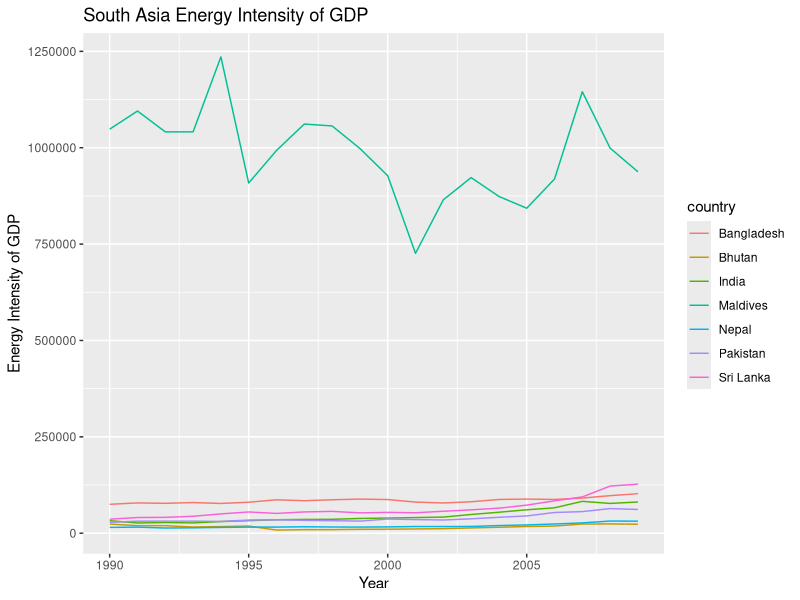
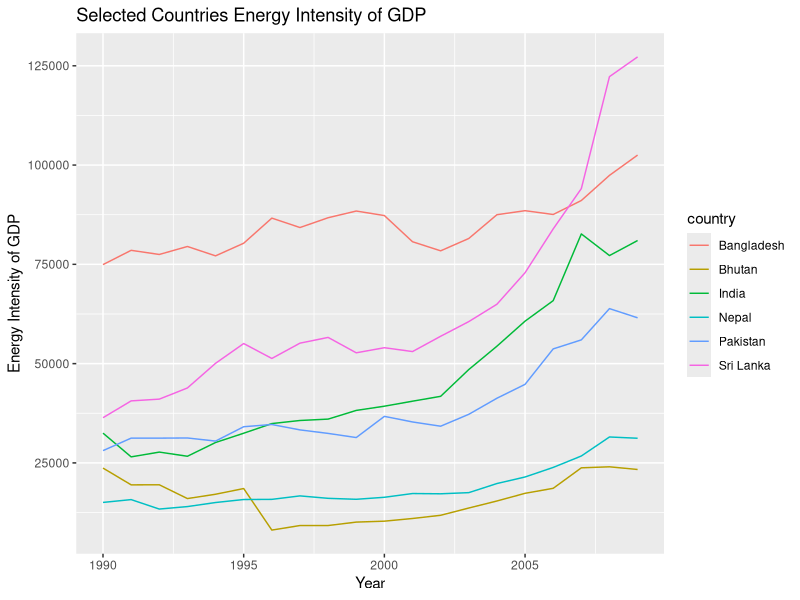
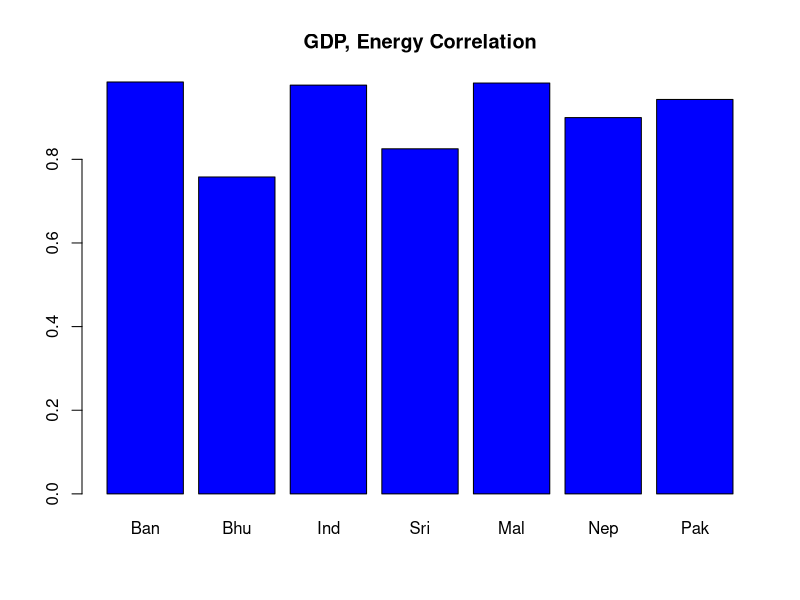

Reproduce these figures in R, in order.
South_Asian_Stats <- read.csv("./South_Asian_Stats.csv")
South_Asian_Stats$EnergyIntensity <- South_Asian_Stats$GDP / South_Asian_Stats$Total.Energy.Consumption
#South_Asian_Stats$ElectricityIntensity <- South_Asian_Stats$GDP / South_Asian_Stats$Electricity.Output
South_Asian_Stats$EnergyPerCapita <- South_Asian_Stats$Total.Energy.Consumption / South_Asian_Stats$Total.Population
South_Asian_Stats$GDPPerCapita <- South_Asian_Stats$GDP / South_Asian_Stats$Total.Population

bangladeshStats <- South_Asian_Stats[South_Asian_Stats$country == "Bangladesh",]
bhutanStats <- South_Asian_Stats[South_Asian_Stats$country == "Bhutan",]
indiaStats <- South_Asian_Stats[South_Asian_Stats$country == "India",]
sriLankaStats <- South_Asian_Stats[South_Asian_Stats$country == "Sri Lanka",]
maldivesStats <- South_Asian_Stats[South_Asian_Stats$country == "Maldives",]
nepalStats <- South_Asian_Stats[South_Asian_Stats$country == "Nepal",]
pakistanStats <- South_Asian_Stats[South_Asian_Stats$country == "Pakistan",]

library(ggplot2)
ggplot(data = South_Asian_Stats, aes(x=date, y=EnergyIntensity)) + ggtitle("South Asia Energy Intensity of GDP") + xlab("Year") + ylab("Energy Intensity of GDP") + geom_line(aes(colour=country))
No_Maldives <- South_Asian_Stats[South_Asian_Stats$country != "Maldives",]
ggplot(data = No_Maldives, aes(x=date, y=EnergyIntensity)) + ggtitle("Selected Countries Energy Intensity of GDP") + xlab("Year") + ylab("Energy Intensity of GDP") + geom_line(aes(colour=country))

countryStats <- list(bangladeshStats, bhutanStats, indiaStats, sriLankaStats, maldivesStats, nepalStats, pakistanStats)
names(countryStats) <- c("Bangladesh", "Bhutan", "India", "Sri Lanka", "Maldives", "Nepal", "Pakistan")

#run a regression of GDP vs Energy Consumption on each country stat set
runRegression <- function(x) {lm(GDP ~ Total.Energy.Consumption, data=x)}
countryEnergyRegression <- lapply(countryStats, runRegression)
beta1Coeffs <- lapply(countryEnergyRegression, function(x) {x$coefficients[[2]]})
rSquaredVals <- lapply(countryEnergyRegression, function(x) {summary(x)[[8]]})
correlationVals <- sqrt(as.double(rSquaredVals))
  
#create a bar chart of the beta1 coefficients for each regression model
barplot(as.double(correlationVals), col="blue", main="GDP, Energy Correlation", names=substr(names(countryStats),0,3))


